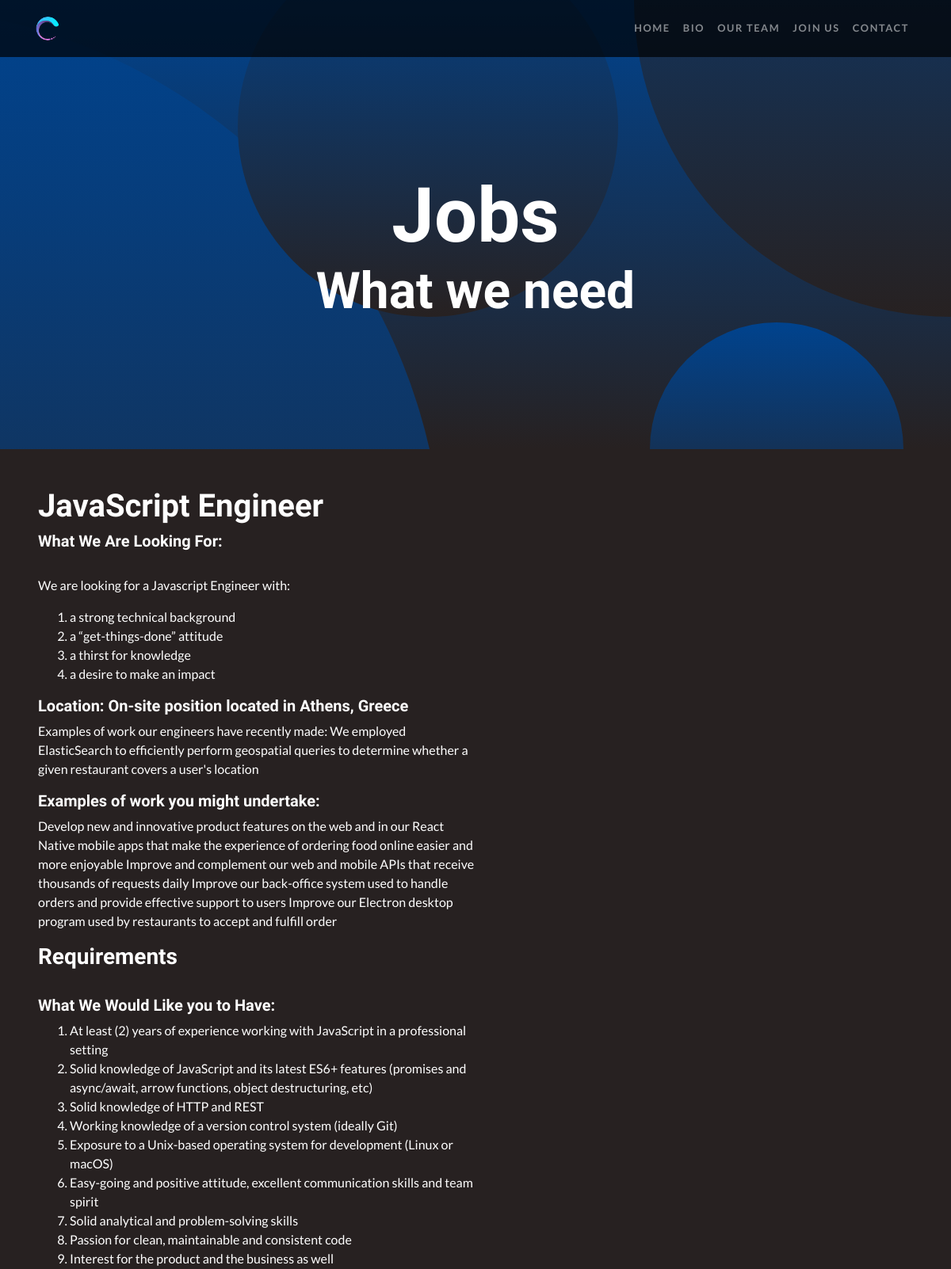
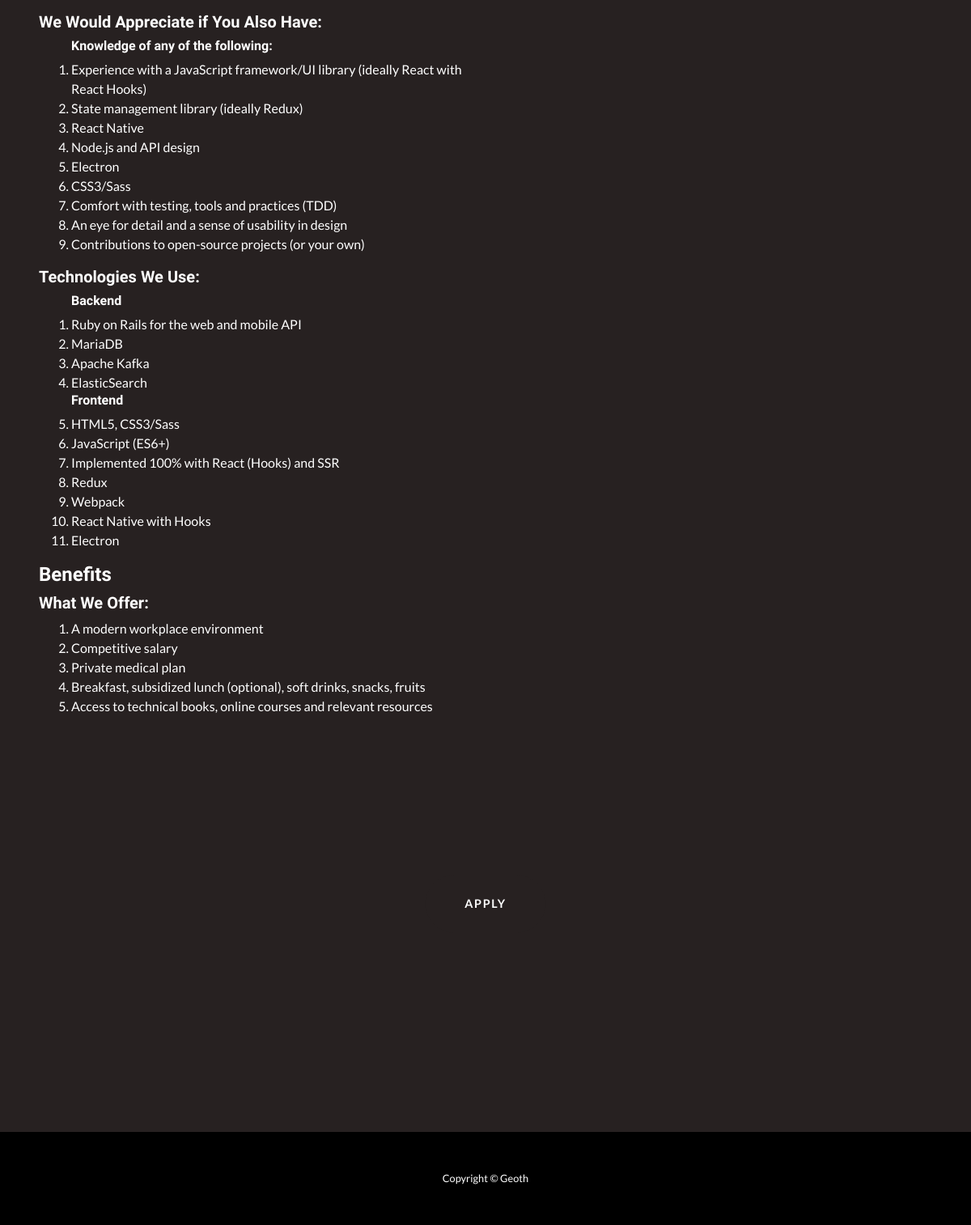
The app's page /jobs/4 with its own data (2 pictures, top to bottom).
### jobs/models.py (models this page shows, shortened)
class Jobpos(models.Model):
    title = models.CharField(max_length=64)
    slug = models.SlugField(unique=True, max_length=255)
    content = models.TextField()
    created_on = models.DateTimeField(auto_now_add=True)

### jobs/views.py (the view)
# urls.py: path('<int:job_id>', job),
def job(request, job_id):
    try:
        job = Jobpos.objects.get(pk=job_id)
    except Question.DoesNotExist:
        raise Http404("job does not exist")
    return render(request, 'job.html', {'job': job})

### CV/templates/job.html (shortened to what this page needs)
{% load static %}
<!DOCTYPE html>
<html lang="en">
<head>
  <link rel="stylesheet" type="text/css" href="{% static "assets/vendor/bootstrap/css/bootstrap.css" rel="stylesheet" %}">
  <link rel="stylesheet" type="text/css" href="{% static "assets/css/one-page-wonder.css" rel="stylesheet" %}">
</head>
<body>
  <nav class="navbar navbar-expand-lg navbar-dark navbar-custom fixed-top">
    <div class="container">
      <a class="navbar-brand" href="/#hello"><img class="img-fluid rounded-circle" src="{% static "assets/img/fav.png" %}" alt="" height="30" width="30"></a>
      <div class="collapse navbar-collapse" id="navbarResponsive">
        <ul class="navbar-nav ml-auto">
          <li class="nav-item">
            <a class="nav-link" href="/#hello">Home</a>
          </li>
          <li class="nav-item">
            <a class="nav-link" href="/#bio">Bio</a>
          </li>
          <li class="nav-item">
            <a class="nav-link" href="/#about_us">Our Team</a>
          </li>
          <li class="nav-item">
            <a class="nav-link" href="#join_us">Join Us</a>
          </li>
          <li class="nav-item">
            <a class="nav-link" href="/#contact">Contact</a>
          </li>
        </ul>
      </div>
    </div>
  </nav>
  <section id="hello">
  <header class="masthead text-center text-white">
    <div class="masthead-content">
      <div class="container">
        <h1 class="masthead-heading mb-0">Jobs</h1>
        <h2 class="masthead-subheading mb-0">What we need</h2>
      </div>
    </div>
    <div class="bg-circle-1 bg-circle"></div>
    <div class="bg-circle-2 bg-circle"></div>
    <div class="bg-circle-3 bg-circle"></div>
    <div class="bg-circle-4 bg-circle"></div>
  </header>
  </section>
    <section id="jobs">
      <div class="p-5">
    <div class="container">
      <div class="row align-items-center">
        <div class="col-lg-6 order-lg-1">
          <div class="row mt -5">
            <div class="card-block block-1">
            <h1 class="display-6 text-white">{{job.title}}</h1>
            {% autoescape off %}
            <div class="text-white">{{job.content}}</div>
            {% endautoescape %}
          </div>
          </div>
        </div>
          </div>
      </div>
    </div>
  </section>
  <section id="join_us">
    <div class="masthead-container">
      <div class="row align-items-center">
        <div class="col-lg order-lg">
  <div class="p-5">
  <center><a class="btn btn-primary btn-xl rounded-pill mt-4" href="/jobs/form/{{job.id}}">apply</a></center>
  </div>
  </div>
  </div>
  </div>
  </section>
  <footer class="py-5 bg-black">
    <div class="container">
      <p class="m-0 text-center text-white small">Copyright &copy; Geoth</p>
    </div>
  </footer>
</body>
</html>

### static/assets/css/one-page-wonder.css (style rules this page uses)
body { font-family: 'Lato'; background-color: #272121; }
h1, h2, h3, h4, h5, h6 { font-family: 'Catamaran'; font-weight: 800 !important; }
.btn-xl { text-transform: uppercase; padding: 1.5rem 3rem; font-size: 0.9rem; font-weight: 700; letter-spacing: 0.1rem; }
.bg-black { background-color: #000 !important; }
.rounded-pill { border-radius: 5rem; }
.navbar-custom { padding-top: 1rem; padding-bottom: 1rem; background-color: rgba(0, 0, 0, 0.7); }
.navbar-custom .navbar-brand { text-transform: uppercase; font-size: 1rem; letter-spacing: 0.1rem; font-weight: 700; }
.navbar-custom .navbar-nav .nav-item .nav-link { text-transform: uppercase; font-size: 0.8rem; font-weight: 700; letter-spacing: 0.1rem; }
header.masthead { position: relative; overflow: hidden; padding-top: calc(7rem + 72px); padding-bottom: 7rem; background: linear-gradient(0deg, #272121 0%, #00438e 100%); background-repeat: no-repeat; background-position: center center; background-attachment: scroll; background-size: cover; }
header.masthead .masthead-content { z-index: 1; position: relative; }
header.masthead .masthead-content .masthead-heading { font-size: 4rem; }
header.masthead .masthead-content .masthead-subheading { font-size: 2rem; }
header.masthead .bg-circle { z-index: 0; position: absolute; border-radius: 100%; background: linear-gradient(0deg, #272121 0%, #00438e 100%); }
header.masthead .bg-circle-1 { height: 90rem; width: 90rem; bottom: -55rem; left: -55rem; }
header.masthead .bg-circle-2 { height: 50rem; width: 50rem; top: -25rem; right: -25rem; }
header.masthead .bg-circle-3 { height: 20rem; width: 20rem; bottom: -10rem; right: 5%; }
header.masthead .bg-circle-4 { height: 30rem; width: 30rem; top: -5rem; right: 35%; }
@media (min-width: 992px) { header.masthead { padding-top: calc(10rem + 55px); padding-bottom: 10rem; } }
@media (min-width: 992px) { header.masthead .masthead-content .masthead-heading { font-size: 6rem; } }
@media (min-width: 992px) { header.masthead .masthead-content .masthead-subheading { font-size: 4rem; } }
.btn-primary { background-color: #272121; border-color: #272121; }
#join_us .masthead-container { height: 450px; }
#join_us .p-5 { margin: 5%; }
.p-5 { color: #00438e; }

### records on screen
Jobpos: title "JavaScript Engineer", content "What We Are Looking For: We are looking for a Javascript Engineer with: a strong technical background a “get-things-done” attitude a thirst for knowledge a desire to make an impact Location: On-site position located in Athens, Greece Examples of work our engineers have recently made: We employed ElasticSearch to efficiently perform geospatial queries to determine whether a given restaurant covers a user's location Examples of work you might undertake: Develop new and innovative product features on the web and in our React Native mobile apps that make the experience of ordering food online easier and more enjoyable Improve and complement our web and mobile APIs that receive thousands of…"
